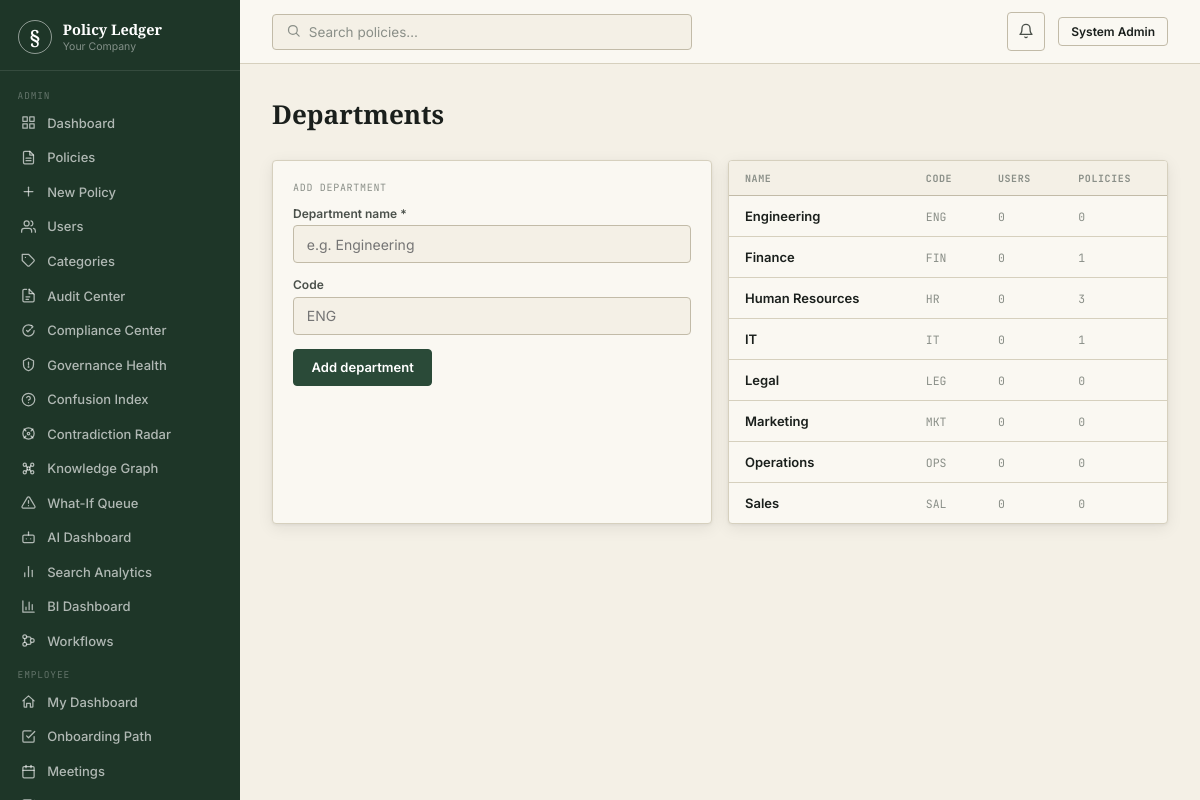
The page /admin/departments (signed in) on the database its author committed.
### models.py (models this page shows, shortened)
class User(db.Model, UserMixin):
    id = db.Column(db.Integer, primary_key=True)
    employee_id = db.Column(db.String(20), unique=True, nullable=True)
    name = db.Column(db.String(120), nullable=False)
    email = db.Column(db.String(200), nullable=False, unique=True, index=True)
    password_hash = db.Column(db.String(256), nullable=False)
    role = db.Column(db.String(20), nullable=False, default=UserRole.EMPLOYEE)
    department_id = db.Column(db.Integer, db.ForeignKey("department.id"), nullable=True)
    designation = db.Column(db.String(100))
    phone = db.Column(db.String(20))
    avatar_url = db.Column(db.String(300))
    is_active = db.Column(db.Boolean, default=True)
    email_verified = db.Column(db.Boolean, default=False)
    mfa_enabled = db.Column(db.Boolean, default=False)
    mfa_secret = db.Column(db.String(64))
    last_login = db.Column(db.DateTime)
    password_changed_at = db.Column(db.DateTime, default=now_utc)
    created_at = db.Column(db.DateTime, default=now_utc)
    updated_at = db.Column(db.DateTime, default=now_utc, onupdate=now_utc)
    notifications = db.relationship("Notification", backref="user", lazy="dynamic", cascade="all, delete-orphan")
    acknowledgements = db.relationship("PolicyAcknowledgement", backref="user", lazy="dynamic")
    audit_logs = db.relationship("AuditLog", backref="user", lazy="dynamic")
    saved = db.relationship("Policy", secondary=saved_policies, lazy="dynamic")
    def is_admin(self) -> bool:
        return self.role == UserRole.ADMIN
    def can_manage_policies(self) -> bool:
        return self.role in (UserRole.HR, UserRole.ADMIN, UserRole.MANAGER)

class Department(db.Model):
    id = db.Column(db.Integer, primary_key=True)
    name = db.Column(db.String(100), nullable=False, unique=True)
    code = db.Column(db.String(20), unique=True)
    created_at = db.Column(db.DateTime, default=now_utc)
    users = db.relationship("User", backref="department", lazy="dynamic")
    policies = db.relationship("Policy", backref="department", lazy="dynamic")

### blueprints/admin.py (the view, shortened to what this page needs)
@admin_bp.route("/departments", methods=["GET", "POST"])
@login_required
@role_required(UserRole.ADMIN)
def department_list():
    departments = Department.query.order_by(Department.name).all()
    return render_template("admin/departments.html", departments=departments)

### utils.py (called while the page is built)
def role_required(*roles):
    def decorator(f):
        @wraps(f)
        def wrapped(*args, **kwargs):
            if not current_user.is_authenticated:
                abort(401)
            if current_user.role not in roles:
                abort(403)
            return f(*args, **kwargs)
        return wrapped
    return decorator

### templates/admin/departments.html (shortened to what this page needs)
{% extends "base.html" %}
{% block content %}
<div class="page-header"><div class="page-header-left"><h1>Departments</h1></div></div>
<div class="grid2">
  <div class="card">
    <div class="card-label">Add department</div>
    <form method="POST">
      <div class="field"><label>Department name *</label><input name="name" placeholder="e.g. Engineering" required></div>
      <div class="field"><label>Code</label><input name="code" placeholder="ENG" maxlength="10"></div>
      <button type="submit" class="btn btn-primary">Add department</button>
    </form>
  </div>
  <div class="table-wrap">
    <table>
      <thead><tr><th>Name</th><th>Code</th><th>Users</th><th>Policies</th></tr></thead>
      <tbody>
        {% for d in departments %}
        <tr>
          <td style="font-weight:600">{{ d.name }}</td>
          <td class="td-mono">{{ d.code or '—' }}</td>
          <td class="td-mono">{{ d.users.count() }}</td>
          <td class="td-mono">{{ d.policies.count() }}</td>
        </tr>
        {% else %}
        <tr><td colspan="4" class="text-faint" style="text-align:center;padding:1.5rem">No departments yet</td></tr>
        {% endfor %}
      </tbody>
    </table>
  </div>
</div>
{% endblock %}

### templates/base.html (shortened to what this page needs)
<!DOCTYPE html>
<html lang="en">
<head>
</head>
<body>
<div class="shell">
  {% block sidebar %}
  <div class="sidebar">
    <div class="s-brand">
      <div class="s-mark">§</div>
      <div><div class="s-name">Policy Ledger</div><div class="s-company">{{ config.COMPANY_NAME }}</div></div>
    </div>
    <nav class="s-nav">
      {% if current_user.can_manage_policies() %}
      <div class="s-section">Admin</div>
      <a href="{{ url_for('admin.dashboard') }}" class="s-item {% if request.endpoint == 'admin.dashboard' %}active{% endif %}"><span class="s-icon"><svg viewBox="0 0 24 24" fill="none" stroke="currentColor" stroke-width="2" stroke-linecap="round" stroke-linejoin="round"><rect x="3" y="3" width="7" height="7"/><rect x="14" y="3" width="7" height="7"/><rect x="14" y="14" width="7" height="7"/><rect x="3" y="14" width="7" height="7"/></svg></span>Dashboard</a>
      <a href="{{ url_for('admin.policy_list') }}" class="s-item {% if 'policy' in request.endpoint %}active{% endif %}"><span class="s-icon"><svg viewBox="0 0 24 24" fill="none" stroke="currentColor" stroke-width="2" stroke-linecap="round" stroke-linejoin="round"><path d="M14 2H6a2 2 0 0 0-2 2v16a2 2 0 0 0 2 2h12a2 2 0 0 0 2-2V8z"/><path d="M14 2v6h6"/><line x1="8" y1="13" x2="16" y2="13"/><line x1="8" y1="17" x2="16" y2="17"/></svg></span>Policies</a>
      <a href="{{ url_for('admin.policy_create') }}" class="s-item"><span class="s-icon"><svg viewBox="0 0 24 24" fill="none" stroke="currentColor" stroke-width="2" stroke-linecap="round" stroke-linejoin="round"><line x1="12" y1="5" x2="12" y2="19"/><line x1="5" y1="12" x2="19" y2="12"/></svg></span>New Policy</a>
      {% if current_user.is_admin() %}
      <a href="{{ url_for('admin.user_list') }}" class="s-item {% if 'user' in request.endpoint %}active{% endif %}"><span class="s-icon"><svg viewBox="0 0 24 24" fill="none" stroke="currentColor" stroke-width="2" stroke-linecap="round" stroke-linejoin="round"><path d="M17 21v-2a4 4 0 0 0-4-4H5a4 4 0 0 0-4 4v2"/><circle cx="9" cy="7" r="4"/><path d="M23 21v-2a4 4 0 0 0-3-3.87"/><path d="M16 3.13a4 4 0 0 1 0 7.75"/></svg></span>Users</a>
      <a href="{{ url_for('admin.category_list') }}" class="s-item"><span class="s-icon"><svg viewBox="0 0 24 24" fill="none" stroke="currentColor" stroke-width="2" stroke-linecap="round" stroke-linejoin="round"><path d="M20.59 13.41 13.4 20.6a2 2 0 0 1-2.83 0L2 12V2h10l8.59 8.59a2 2 0 0 1 0 2.82z"/><line x1="7" y1="7" x2="7.01" y2="7"/></svg></span>Categories</a>
      <a href="{{ url_for('audit_center.audit_dashboard') }}" class="s-item {% if request.endpoint and request.endpoint.startswith('audit_center.') %}active{% endif %}"><span class="s-icon"><svg viewBox="0 0 24 24" fill="none" stroke="currentColor" stroke-width="2" stroke-linecap="round" stroke-linejoin="round"><path d="M9 2H5a2 2 0 0 0-2 2v16a2 2 0 0 0 2 2h14a2 2 0 0 0 2-2V11"/><path d="M13 2v7h7"/><line x1="8" y1="14" x2="14" y2="14"/><line x1="8" y1="18" x2="12" y2="18"/><path d="M13 2l8 8"/></svg></span>Audit Center</a>
      <a href="{{ url_for('compliance.compliance_center') }}" class="s-item {% if request.endpoint and request.endpoint.startswith('compliance.') %}active{% endif %}"><span class="s-icon"><svg viewBox="0 0 24 24" fill="none" stroke="currentColor" stroke-width="2" stroke-linecap="round" stroke-linejoin="round"><path d="M9 12l2 2 4-4"/><path d="M21 12c0 4.97-4.03 9-9 9s-9-4.03-9-9 4.03-9 9-9c1.6 0 3.1.42 4.4 1.15"/><path d="M17 4l2 2-2 2"/></svg></span>Compliance Center</a>
      <a href="{{ url_for('governance.dashboard') }}" class="s-item {% if request.endpoint and request.endpoint.startswith('governance.') %}active{% endif %}"><span class="s-icon"><svg viewBox="0 0 24 24" fill="none" stroke="currentColor" stroke-width="2" stroke-linecap="round" stroke-linejoin="round"><path d="M12 2l8 4v6c0 5-3.5 8.5-8 10-4.5-1.5-8-5-8-10V6z"/><path d="M12 8v5"/><circle cx="12" cy="16" r=".5" fill="currentColor"/></svg></span>Governance Health</a>
      <a href="{{ url_for('confusion_index.dashboard') }}" class="s-item {% if request.endpoint and request.endpoint.startswith('confusion_index.') %}active{% endif %}"><span class="s-icon"><svg viewBox="0 0 24 24" fill="none" stroke="currentColor" stroke-width="2" stroke-linecap="round" stroke-linejoin="round"><circle cx="12" cy="12" r="10"/><path d="M9.09 9a3 3 0 0 1 5.83 1c0 2-3 3-3 3"/><line x1="12" y1="17" x2="12.01" y2="17"/></svg></span>Confusion Index</a>
      <a href="{{ url_for('contradiction_radar.dashboard') }}" class="s-item {% if request.endpoint and request.endpoint.startswith('contradiction_radar.') %}active{% endif %}"><span class="s-icon"><svg viewBox="0 0 24 24" fill="none" stroke="currentColor" stroke-width="2" stroke-linecap="round" stroke-linejoin="round"><circle cx="12" cy="12" r="2"/><path d="M4.9 4.9l3 3M19.1 4.9l-3 3M4.9 19.1l3-3M19.1 19.1l-3-3"/><circle cx="12" cy="12" r="9"/></svg></span>Contradiction Radar</a>
      <a href="{{ url_for('knowledge_graph.graph_page') }}" class="s-item "><span class="s-icon"></span>Knowledge Graph</a>
      <a href="{{ url_for('what_if.review_queue') }}" class="s-item {% if request.endpoint and request.endpoint.startswith('what_if.') and 'admin' in request.path %}active{% endif %}"><span class="s-icon"><svg viewBox="0 0 24 24" fill="none" stroke="currentColor" stroke-width="2" stroke-linecap="round" stroke-linejoin="round"><path d="M12 9v4"/><path d="M12 17h.01"/><path d="M10.29 3.86 1.82 18a2 2 0 0 0 1.71 3h16.94a2 2 0 0 0 1.71-3L13.71 3.86a2 2 0 0 0-3.42 0z"/></svg></span>What-If Queue</a>
      <a href="{{ url_for('rag.admin_rag_dashboard') }}" class="s-item "><span class="s-icon"></span>AI Dashboard</a>
      <a href="{{ url_for('search.search_analytics') }}" class="s-item {% if request.endpoint == 'search.search_analytics' %}active{% endif %}"><span class="s-icon"><svg viewBox="0 0 24 24" fill="none" stroke="currentColor" stroke-width="2" stroke-linecap="round" stroke-linejoin="round"><line x1="18" y1="20" x2="18" y2="10"/><line x1="12" y1="20" x2="12" y2="4"/><line x1="6" y1="20" x2="6" y2="14"/></svg></span>Search Analytics</a>
      <a href="{{ url_for('bi.bi_dashboard') }}" class="s-item {% if request.endpoint == 'bi.bi_dashboard' %}active{% endif %}"><span class="s-icon"><svg viewBox="0 0 24 24" fill="none" stroke="currentColor" stroke-width="2" stroke-linecap="round" stroke-linejoin="round"><path d="M3 3v18h18"/><path d="M18 17V9M13 17V5M8 17v-4"/></svg></span>BI Dashboard</a>
      <a href="{{ url_for('workflow.template_list') }}" class="s-item {% if request.endpoint and request.endpoint.startswith('workflow.') %}active{% endif %}"><span class="s-icon"><svg viewBox="0 0 24 24" fill="none" stroke="currentColor" stroke-width="2" stroke-linecap="round" stroke-linejoin="round"><circle cx="6" cy="6" r="3"/><circle cx="6" cy="18" r="3"/><circle cx="18" cy="12" r="3"/><path d="M6 9v6M9 6h4a3 3 0 0 1 3 3v0M9 18h4a3 3 0 0 0 3-3v0"/></svg></span>Workflows</a>
      {% endif %}
      <div class="s-section">Employee</div>
      {% endif %}
      <a href="{{ url_for('employee.dashboard') }}" class="s-item {% if request.endpoint == 'employee.dashboard' %}active{% endif %}"><span class="s-icon"><svg viewBox="0 0 24 24" fill="none" stroke="currentColor" stroke-width="2" stroke-linecap="round" stroke-linejoin="round"><path d="M3 11l9-8 9 8"/><path d="M5 10v10a1 1 0 0 0 1 1h3v-6h6v6h3a1 1 0 0 0 1-1V10"/></svg></span>My Dashboard</a>
      <a href="{{ url_for('employee.onboarding') }}" class="s-item {% if request.endpoint and request.endpoint.startswith('employee.onboarding') %}active{% endif %}"><span class="s-icon"><svg viewBox="0 0 24 24" fill="none" stroke="currentColor" stroke-width="2" stroke-linecap="round" stroke-linejoin="round"><path d="M9 11l3 3L22 4"/><path d="M21 12v7a2 2 0 0 1-2 2H5a2 2 0 0 1-2-2V5a2 2 0 0 1 2-2h11"/></svg></span>Onboarding Path</a>
      <a href="{{ url_for('meetings.list_meetings') }}" class="s-item {% if request.endpoint and 'meetings.' in request.endpoint and request.endpoint != 'meetings.my_action_items' %}active{% endif %}"><span class="s-icon"><svg viewBox="0 0 24 24" fill="none" stroke="currentColor" stroke-width="2" stroke-linecap="round" stroke-linejoin="round"><rect x="3" y="4" width="18" height="18" rx="2"/><line x1="16" y1="2" x2="16" y2="6"/><line x1="8" y1="2" x2="8" y2="6"/><line x1="3" y1="10" x2="21" y2="10"/></svg></span>Meetings</a>
      <a href="{{ url_for('meetings.my_action_items') }}" class="s-item "></a>
    </nav>
  </div>
  {% endblock %}
  <div class="main">
    <div class="topbar">
      <div class="topbar-left">
        <form action="{{ url_for('employee.search') }}" method="GET" style="flex:1;max-width:420px">
          <div class="search-bar">
            <span style="color:var(--faint)" class="icon"><svg width="15" height="15" viewBox="0 0 24 24" fill="none" stroke="currentColor" stroke-width="2" stroke-linecap="round" stroke-linejoin="round"><circle cx="11" cy="11" r="7"/><line x1="21" y1="21" x2="16.65" y2="16.65"/></svg></span>
            <input name="q" placeholder="Search policies…" value="{{ request.args.get('q','') }}">
          </div>
        </form>
      </div>
      <div class="topbar-right">
        <a href="{{ url_for('employee.notifications') }}" class="notif-btn" title="Notifications">
          <span class="icon"><svg width="16" height="16" viewBox="0 0 24 24" fill="none" stroke="currentColor" stroke-width="2" stroke-linecap="round" stroke-linejoin="round"><path d="M18 8a6 6 0 0 0-12 0c0 7-3 9-3 9h18s-3-2-3-9"/><path d="M13.73 21a2 2 0 0 1-3.46 0"/></svg></span>
          {% set unc = unread_count if unread_count is defined else 0 %}
        </a>
        <a href="{{ url_for('auth.profile') }}" class="btn btn-secondary btn-sm">{{ current_user.name[:18] }}</a>
      </div>
    </div>
    <div class="page-body">
      {% block content %}{% endblock %}
    </div>
  </div>
</div>
</body>
</html>

### rows shown on the page
User: name "System Admin"
Department: name "Engineering", code "ENG", users.count "0", policies.count "0"
Department: name "Finance", code "FIN", users.count "0", policies.count "1"
Department: name "Human Resources", code "HR", users.count "0", policies.count "3"
Department: name "IT", code "IT", users.count "0", policies.count "1"
Department: name "Legal", code "LEG", users.count "0", policies.count "0"
Department: name "Marketing", code "MKT", users.count "0", policies.count "0"
Department: name "Operations", code "OPS", users.count "0", policies.count "0"
Department: name "Sales", code "SAL", users.count "0", policies.count "0"

### other values the page prints
{{ config.COMPANY_NAME }} "Your Company"
